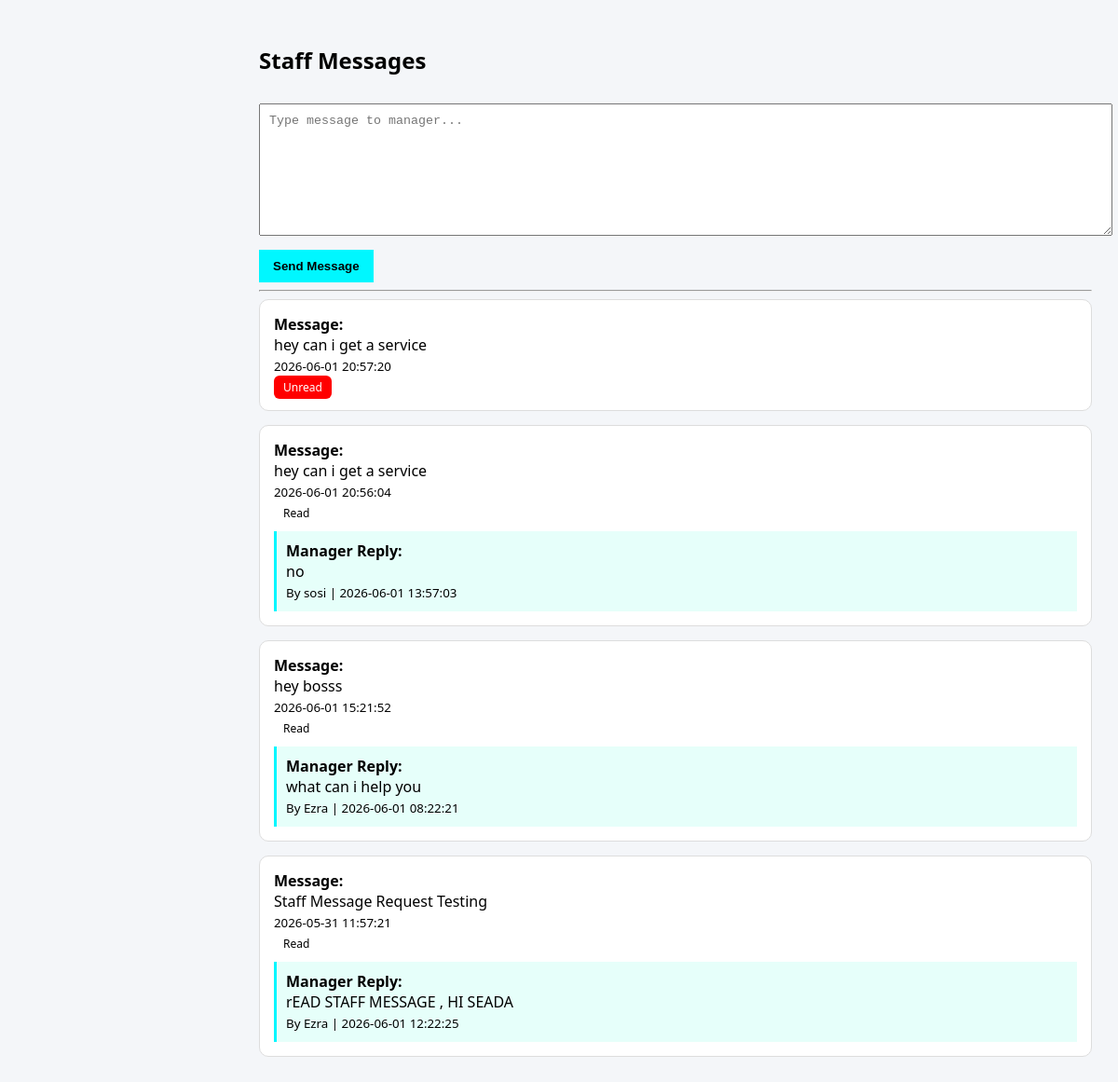
/dashboard/staff_comment.php (signed in), run on the app's committed database.
### tables this page shows
CREATE TABLE `staff_comments` (
  `id` int(11) NOT NULL,
  `staff_name` varchar(100) NOT NULL,
  `message` text NOT NULL,
  `created_at` timestamp NOT NULL DEFAULT current_timestamp(),
  `status` enum('Unread','Read') DEFAULT 'Unread',
  `reply` text DEFAULT NULL,
  `replied_by` varchar(100) DEFAULT NULL,
  `replied_at` datetime DEFAULT NULL
);

### dashboard/staff_comment.php (the view, shortened to what this page needs)
<?php
require_once __DIR__ . '/../config/db.php';
$staff_name = $_SESSION['user'] ?? "Staff";
$comments = mysqli_query($conn,"
    SELECT * FROM staff_comments
    WHERE staff_name='$staff_name'
    ORDER BY created_at DESC
");
?>
<!DOCTYPE html>
<html>
<head>
</head>
<body>
<div class="main">
<h2>Staff Messages</h2>
<form method="POST">
    <textarea name="message" required placeholder="Type message to manager..."></textarea>
    <button type="submit" name="send_comment">Send Message</button>
</form>
<hr>
<?php if($comments && mysqli_num_rows($comments) > 0){ ?>
    <?php while($c = mysqli_fetch_assoc($comments)){ ?>
    <div class="box">
        <b>Message:</b><br>
        <?php echo htmlspecialchars($c['message']); ?><br>
        <small><?php echo $c['created_at']; ?></small><br>
        <span class="badge <?php echo $c['status']; ?>">
            <?php echo $c['status']; ?>
        </span>
        <?php if(!empty($c['reply'])){ ?>
            <div class="reply">
                <b>Manager Reply:</b><br>
                <?php echo htmlspecialchars($c['reply']); ?><br>
                <small>
                    By <?php echo $c['replied_by']; ?> |
                    <?php echo $c['replied_at']; ?>
                </small>
            </div>
        <?php } ?>
    </div>
    <?php } ?>
<?php } else { ?>
    <p>No messages yet.</p>
<?php } ?>
</div>
</body>
</html>

### dashboard/staff_comment.php (style rules this page uses)
body { font-family:Segoe UI; background:#f4f6f9; }
.main { margin-left:250px; padding:20px; }
.box { background:white; padding:15px; margin-bottom:15px; border-radius:10px; border:1px solid #ddd; }
textarea { width:100%; padding:10px; margin-top:10px; height:120px; }
button { margin-top:10px; padding:10px 15px; background:#00f7ff; border:none; font-weight:bold; cursor:pointer; }
.badge { padding:4px 10px; border-radius:6px; font-size:12px; }
.Unread { background:red;color:white; }
.reply { margin-top:10px; padding:10px; background:#e6fffa; border-left:3px solid #00f7ff; }

### data on the page
staff_comments: message "hey can i get a service", created_at "2026-06-01 20:57:20", status "Unread"
staff_comments: message "hey can i get a service", created_at "2026-06-01 20:56:04", status "Read", reply "no", replied_by "sosi", replied_at "2026-06-01 13:57:03"
staff_comments: message "hey bosss", created_at "2026-06-01 15:21:52", status "Read", reply "what can i help you", replied_by "Ezra", replied_at "2026-06-01 08:22:21"
staff_comments: message "Staff Message Request Testing", created_at "2026-05-31 11:57:21", status "Read", reply "rEAD STAFF MESSAGE , HI SEADA", replied_by "Ezra", replied_at "2026-06-01 12:22:25"
